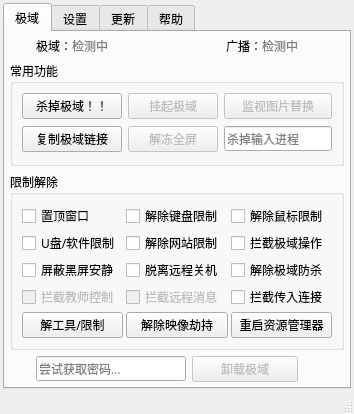
<?xml version="1.0" encoding="UTF-8"?>
<ui version="4.0">
 <class>NoTopDomain</class>
 <widget class="QMainWindow" name="NoTopDomain">
  <property name="geometry">
   <rect>
    <x>0</x>
    <y>0</y>
    <width>354</width>
    <height>414</height>
   </rect>
  </property>
  <property name="font">
   <font>
    <family>Microsoft YaHei</family>
    <pointsize>9</pointsize>
   </font>
  </property>
  <property name="windowTitle">
   <string>NoTopDomain</string>
  </property>
  <widget class="QWidget" name="centralwidget">
   <layout class="QGridLayout" name="gridLayout">
    <property name="leftMargin">
     <number>3</number>
    </property>
    <property name="topMargin">
     <number>3</number>
    </property>
    <property name="rightMargin">
     <number>3</number>
    </property>
    <property name="bottomMargin">
     <number>3</number>
    </property>
    <property name="spacing">
     <number>3</number>
    </property>
    <item row="0" column="0" colspan="2">
     <widget class="QTabWidget" name="PigeonGames">
      <property name="currentIndex">
       <number>0</number>
      </property>
      <widget class="QWidget" name="tab">
       <attribute name="title">
        <string>极域</string>
       </attribute>
       <layout class="QGridLayout" name="gridLayout_4">
        <property name="leftMargin">
         <number>5</number>
        </property>
        <property name="topMargin">
         <number>5</number>
        </property>
        <property name="rightMargin">
         <number>5</number>
        </property>
        <property name="bottomMargin">
         <number>5</number>
        </property>
        <item row="0" column="0">
         <widget class="QLabel" name="label_6">
          <property name="maximumSize">
           <size>
            <width>20</width>
            <height>16777215</height>
           </size>
          </property>
          <property name="text">
           <string/>
          </property>
         </widget>
        </item>
        <item row="3" column="2">
         <widget class="QPushButton" name="UninstallTopDomain">
          <property name="enabled">
           <bool>false</bool>
          </property>
          <property name="text">
           <string>卸载极域</string>
          </property>
         </widget>
        </item>
        <item row="0" column="1">
         <widget class="QLabel" name="StudentRunning">
          <property name="minimumSize">
           <size>
            <width>150</width>
            <height>0</height>
           </size>
          </property>
          <property name="text">
           <string>极域：&lt;span style=&quot;color:grey&quot;&gt;检测中&lt;/span&gt;</string>
          </property>
          <property name="margin">
           <number>0</number>
          </property>
         </widget>
        </item>
        <item row="1" column="0" colspan="4">
         <widget class="QGroupBox" name="groupBox">
          <property name="title">
           <string>常用功能</string>
          </property>
          <property name="flat">
           <bool>false</bool>
          </property>
          <layout class="QGridLayout" name="gridLayout_2" rowstretch="1,1" columnstretch="1,1,1,0">
           <property name="verticalSpacing">
            <number>7</number>
           </property>
           <item row="1" column="1">
            <widget class="QPushButton" name="GBWindowed">
             <property name="enabled">
              <bool>false</bool>
             </property>
             <property name="maximumSize">
              <size>
               <width>16777215</width>
               <height>16777215</height>
              </size>
             </property>
             <property name="text">
              <string>解冻全屏</string>
             </property>
             <property name="autoDefault">
              <bool>false</bool>
             </property>
             <property name="flat">
              <bool>false</bool>
             </property>
            </widget>
           </item>
           <item row="1" column="0">
            <widget class="QPushButton" name="CopyLink">
             <property name="text">
              <string>复制极域链接</string>
             </property>
            </widget>
           </item>
           <item row="0" column="0">
            <widget class="QPushButton" name="KillTD">
             <property name="minimumSize">
              <size>
               <width>100</width>
               <height>0</height>
              </size>
             </property>
             <property name="text">
              <string>杀掉极域！！</string>
             </property>
            </widget>
           </item>
           <item row="0" column="1">
            <widget class="QPushButton" name="HangUpTD">
             <property name="enabled">
              <bool>false</bool>
             </property>
             <property name="sizePolicy">
              <sizepolicy hsizetype="Minimum" vsizetype="Fixed">
               <horstretch>0</horstretch>
               <verstretch>0</verstretch>
              </sizepolicy>
             </property>
             <property name="maximumSize">
              <size>
               <width>16777215</width>
               <height>16777215</height>
              </size>
             </property>
             <property name="text">
              <string>挂起极域</string>
             </property>
            </widget>
           </item>
           <item row="0" column="2" colspan="2">
            <widget class="QPushButton" name="pushButton_6">
             <property name="enabled">
              <bool>false</bool>
             </property>
             <property name="sizePolicy">
              <sizepolicy hsizetype="Minimum" vsizetype="Fixed">
               <horstretch>0</horstretch>
               <verstretch>0</verstretch>
              </sizepolicy>
             </property>
             <property name="text">
              <string>监视图片替换</string>
             </property>
            </widget>
           </item>
           <item row="1" column="2" colspan="2">
            <widget class="QLineEdit" name="KillSome">
             <property name="enabled">
              <bool>true</bool>
             </property>
             <property name="sizePolicy">
              <sizepolicy hsizetype="Fixed" vsizetype="Fixed">
               <horstretch>0</horstretch>
               <verstretch>0</verstretch>
              </sizepolicy>
             </property>
             <property name="minimumSize">
              <size>
               <width>0</width>
               <height>0</height>
              </size>
             </property>
             <property name="maximumSize">
              <size>
               <width>120</width>
               <height>16777215</height>
              </size>
             </property>
             <property name="placeholderText">
              <string>杀掉输入进程</string>
             </property>
            </widget>
           </item>
          </layout>
         </widget>
        </item>
        <item row="0" column="2">
         <widget class="QLabel" name="GBing">
          <property name="layoutDirection">
           <enum>Qt::LeftToRight</enum>
          </property>
          <property name="text">
           <string>广播：&lt;span style=&quot;color:grey&quot;&gt;检测中&lt;/span&gt;</string>
          </property>
          <property name="alignment">
           <set>Qt::AlignRight|Qt::AlignTrailing|Qt::AlignVCenter</set>
          </property>
          <property name="margin">
           <number>0</number>
          </property>
         </widget>
        </item>
        <item row="0" column="3">
         <widget class="QLabel" name="label_5">
          <property name="maximumSize">
           <size>
            <width>40</width>
            <height>16777215</height>
           </size>
          </property>
          <property name="text">
           <string/>
          </property>
         </widget>
        </item>
        <item row="2" column="0" colspan="4">
         <widget class="QGroupBox" name="groupBox_2">
          <property name="title">
           <string>限制解除</string>
          </property>
          <property name="flat">
           <bool>false</bool>
          </property>
          <layout class="QGridLayout" name="gridLayout_3">
           <property name="spacing">
            <number>3</number>
           </property>
           <item row="1" column="3">
            <widget class="QCheckBox" name="WebsiteYes">
             <property name="text">
              <string>解除网站限制</string>
             </property>
            </widget>
           </item>
           <item row="6" column="3">
            <widget class="QPushButton" name="NoImg">
             <property name="text">
              <string>解除映像劫持</string>
             </property>
            </widget>
           </item>
           <item row="0" column="3">
            <widget class="QCheckBox" name="KeyboardYes">
             <property name="text">
              <string>解除键盘限制</string>
             </property>
            </widget>
           </item>
           <item row="6" column="1">
            <widget class="QPushButton" name="ToolsYes">
             <property name="text">
              <string>解工具/限制</string>
             </property>
            </widget>
           </item>
           <item row="2" column="3">
            <widget class="QCheckBox" name="NoShutdown">
             <property name="text">
              <string>脱离远程关机</string>
             </property>
            </widget>
           </item>
           <item row="0" column="5">
            <widget class="QCheckBox" name="MouseYes">
             <property name="text">
              <string>解除鼠标限制</string>
             </property>
            </widget>
           </item>
           <item row="6" column="5">
            <widget class="QPushButton" name="RestartExplorer">
             <property name="text">
              <string>重启资源管理器</string>
             </property>
            </widget>
           </item>
           <item row="0" column="1">
            <widget class="QCheckBox" name="IamTop">
             <property name="text">
              <string>置顶窗口</string>
             </property>
            </widget>
           </item>
           <item row="1" column="1">
            <widget class="QCheckBox" name="USBYes">
             <property name="text">
              <string>U盘/软件限制</string>
             </property>
            </widget>
           </item>
           <item row="1" column="5">
            <widget class="QCheckBox" name="NoRemoteRun">
             <property name="enabled">
              <bool>true</bool>
             </property>
             <property name="text">
              <string>拦截极域操作</string>
             </property>
            </widget>
           </item>
           <item row="3" column="5">
            <widget class="QCheckBox" name="NoControl">
             <property name="text">
              <string>拦截传入连接</string>
             </property>
            </widget>
           </item>
           <item row="2" column="5">
            <widget class="QCheckBox" name="UnlockTDHook">
             <property name="text">
              <string>解除极域防杀</string>
             </property>
            </widget>
           </item>
           <item row="2" column="1">
            <widget class="QCheckBox" name="NoBlackScreen">
             <property name="text">
              <string>屏蔽黑屏安静</string>
             </property>
            </widget>
           </item>
           <item row="3" column="3">
            <widget class="QCheckBox" name="NoMessage">
             <property name="enabled">
              <bool>false</bool>
             </property>
             <property name="text">
              <string>拦截远程消息</string>
             </property>
            </widget>
           </item>
           <item row="3" column="1">
            <widget class="QCheckBox" name="NoMonitor">
             <property name="enabled">
              <bool>false</bool>
             </property>
             <property name="text">
              <string>拦截教师控制</string>
             </property>
            </widget>
           </item>
          </layout>
         </widget>
        </item>
        <item row="3" column="1">
         <widget class="QLineEdit" name="TDPasswd">
          <property name="sizePolicy">
           <sizepolicy hsizetype="Minimum" vsizetype="Fixed">
            <horstretch>0</horstretch>
            <verstretch>0</verstretch>
           </sizepolicy>
          </property>
          <property name="readOnly">
           <bool>true</bool>
          </property>
          <property name="placeholderText">
           <string>尝试获取密码...</string>
          </property>
         </widget>
        </item>
       </layout>
      </widget>
      <widget class="QWidget" name="tab_3">
       <attribute name="title">
        <string>设置</string>
       </attribute>
       <layout class="QGridLayout" name="gridLayout_6">
        <property name="leftMargin">
         <number>10</number>
        </property>
        <property name="topMargin">
         <number>10</number>
        </property>
        <property name="rightMargin">
         <number>10</number>
        </property>
        <property name="bottomMargin">
         <number>10</number>
        </property>
        <item row="3" column="0" colspan="2">
         <widget class="QGroupBox" name="groupBox_4">
          <property name="title">
           <string>快捷键配置</string>
          </property>
          <property name="flat">
           <bool>false</bool>
          </property>
          <layout class="QHBoxLayout" name="horizontalLayout">
           <item>
            <layout class="QFormLayout" name="formLayout">
             <property name="horizontalSpacing">
              <number>4</number>
             </property>
             <property name="verticalSpacing">
              <number>4</number>
             </property>
             <item row="0" column="0">
              <widget class="QLabel" name="label">
               <property name="text">
                <string>唤起窗口</string>
               </property>
              </widget>
             </item>
             <item row="0" column="1">
              <widget class="QLineEdit" name="showWindowHotKey"/>
             </item>
             <item row="1" column="0">
              <widget class="QLabel" name="label_4">
               <property name="text">
                <string>杀掉当前窗口</string>
               </property>
              </widget>
             </item>
             <item row="1" column="1">
              <widget class="QLineEdit" name="killFocusHotKey"/>
             </item>
             <item row="2" column="0">
              <widget class="QLabel" name="label_7">
               <property name="text">
                <string>窗口化切换</string>
               </property>
              </widget>
             </item>
             <item row="2" column="1">
              <widget class="QLineEdit" name="GBWindowSwitchHotKey"/>
             </item>
            </layout>
           </item>
           <item>
            <widget class="Line" name="line">
             <property name="orientation">
              <enum>Qt::Vertical</enum>
             </property>
            </widget>
           </item>
           <item>
            <layout class="QFormLayout" name="formLayout_2">
             <property name="horizontalSpacing">
              <number>4</number>
             </property>
             <property name="verticalSpacing">
              <number>4</number>
             </property>
             <item row="0" column="0">
              <widget class="QLabel" name="label_2">
               <property name="text">
                <string>隐藏当前窗口</string>
               </property>
              </widget>
             </item>
             <item row="0" column="1">
              <widget class="QLineEdit" name="TSKHotKey"/>
             </item>
             <item row="1" column="0">
              <widget class="QLabel" name="label_3">
               <property name="text">
                <string>置顶当前窗口</string>
               </property>
              </widget>
             </item>
             <item row="1" column="1">
              <widget class="QLineEdit" name="topFocusHotKey"/>
             </item>
             <item row="2" column="0">
              <widget class="QLabel" name="label_8">
               <property name="text">
                <string>恢复广播全屏</string>
               </property>
              </widget>
             </item>
             <item row="2" column="1">
              <widget class="QLineEdit" name="ForceFullHotKey"/>
             </item>
            </layout>
           </item>
          </layout>
         </widget>
        </item>
        <item row="8" column="0">
         <widget class="QPushButton" name="pushButton_2">
          <property name="text">
           <string>保存</string>
          </property>
         </widget>
        </item>
        <item row="8" column="1">
         <widget class="QPushButton" name="reStart">
          <property name="text">
           <string>重启程序以应用设置</string>
          </property>
         </widget>
        </item>
        <item row="4" column="0" colspan="2">
         <spacer name="verticalSpacer">
          <property name="orientation">
           <enum>Qt::Vertical</enum>
          </property>
          <property name="sizeHint" stdset="0">
           <size>
            <width>20</width>
            <height>40</height>
           </size>
          </property>
         </spacer>
        </item>
        <item row="0" column="0" colspan="2">
         <widget class="QGroupBox" name="groupBox_3">
          <property name="title">
           <string>基础设置</string>
          </property>
          <property name="flat">
           <bool>false</bool>
          </property>
          <layout class="QGridLayout" name="gridLayout_5">
           <property name="horizontalSpacing">
            <number>0</number>
           </property>
           <property name="verticalSpacing">
            <number>2</number>
           </property>
           <item row="3" column="0">
            <widget class="QCheckBox" name="checkBox_7">
             <property name="text">
              <string>禁止极域置顶</string>
             </property>
            </widget>
           </item>
           <item row="9" column="2">
            <widget class="QLabel" name="label_16">
             <property name="text">
              <string>窗口不透明度  </string>
             </property>
            </widget>
           </item>
           <item row="3" column="3">
            <widget class="QCheckBox" name="checkBox_6">
             <property name="text">
              <string>拦截时不弹窗</string>
             </property>
            </widget>
           </item>
           <item row="1" column="3" colspan="2">
            <widget class="QCheckBox" name="checkBox_4">
             <property name="text">
              <string>允许教师截屏</string>
             </property>
             <property name="checked">
              <bool>false</bool>
             </property>
            </widget>
           </item>
           <item row="2" column="3" colspan="2">
            <widget class="QCheckBox" name="checkBox_5">
             <property name="text">
              <string>禁用随机窗口名</string>
             </property>
            </widget>
           </item>
           <item row="1" column="0">
            <widget class="QCheckBox" name="checkBox">
             <property name="text">
              <string>隐藏托盘</string>
             </property>
            </widget>
           </item>
           <item row="9" column="0">
            <widget class="QLabel" name="label_17">
             <property name="sizePolicy">
              <sizepolicy hsizetype="Fixed" vsizetype="Preferred">
               <horstretch>0</horstretch>
               <verstretch>0</verstretch>
              </sizepolicy>
             </property>
             <property name="text">
              <string>杀进程方案:</string>
             </property>
            </widget>
           </item>
           <item row="12" column="0" colspan="5">
            <layout class="QHBoxLayout" name="horizontalLayout_5">
             <item>
              <widget class="QRadioButton" name="radioButton">
               <property name="text">
                <string>TermProc</string>
               </property>
              </widget>
             </item>
             <item>
              <widget class="QRadioButton" name="radioButton_3">
               <property name="enabled">
                <bool>true</bool>
               </property>
               <property name="text">
                <string>TermThr</string>
               </property>
              </widget>
             </item>
             <item>
              <widget class="QRadioButton" name="radioButton_2">
               <property name="text">
                <string>ntsd.exe</string>
               </property>
              </widget>
             </item>
            </layout>
           </item>
           <item row="1" column="2">
            <widget class="QCheckBox" name="checkBox_3">
             <property name="text">
              <string>禁用QSS</string>
             </property>
            </widget>
           </item>
           <item row="2" column="0" colspan="3">
            <widget class="QCheckBox" name="checkBox_2">
             <property name="text">
              <string>修改窗口化时自缩放</string>
             </property>
            </widget>
           </item>
           <item row="9" column="3" colspan="2">
            <widget class="QSlider" name="horizontalSlider">
             <property name="orientation">
              <enum>Qt::Horizontal</enum>
             </property>
            </widget>
           </item>
           <item row="9" column="1">
            <widget class="Line" name="line_3">
             <property name="orientation">
              <enum>Qt::Vertical</enum>
             </property>
            </widget>
           </item>
          </layout>
         </widget>
        </item>
       </layout>
      </widget>
      <widget class="QWidget" name="tab_2">
       <attribute name="title">
        <string>更新</string>
       </attribute>
       <layout class="QGridLayout" name="gridLayout_7">
        <item row="7" column="0" colspan="3">
         <widget class="QProgressBar" name="progressBar">
          <property name="enabled">
           <bool>false</bool>
          </property>
          <property name="sizePolicy">
           <sizepolicy hsizetype="Expanding" vsizetype="Maximum">
            <horstretch>0</horstretch>
            <verstretch>0</verstretch>
           </sizepolicy>
          </property>
          <property name="value">
           <number>0</number>
          </property>
          <property name="textVisible">
           <bool>true</bool>
          </property>
         </widget>
        </item>
        <item row="3" column="0" colspan="3">
         <widget class="QPlainTextEdit" name="plainTextEdit">
          <property name="readOnly">
           <bool>true</bool>
          </property>
          <property name="plainText">
           <string>获取中...</string>
          </property>
         </widget>
        </item>
        <item row="5" column="0">
         <widget class="QLabel" name="label_13">
          <property name="text">
           <string>更新包信息：</string>
          </property>
         </widget>
        </item>
        <item row="1" column="0" colspan="3">
         <widget class="Line" name="line_2">
          <property name="orientation">
           <enum>Qt::Horizontal</enum>
          </property>
         </widget>
        </item>
        <item row="0" column="2">
         <widget class="QLabel" name="label_10">
          <property name="text">
           <string>当前版本：</string>
          </property>
         </widget>
        </item>
        <item row="0" column="0" colspan="2">
         <widget class="QLabel" name="label_9">
          <property name="text">
           <string>最新版本：获取中...</string>
          </property>
         </widget>
        </item>
        <item row="4" column="0">
         <widget class="QLabel" name="label_14">
          <property name="text">
           <string>&lt;a href=&quot;https://github.com/lyxofficial/NoTopDomain/releases&quot;&gt;查看历史版本&lt;/a&gt;</string>
          </property>
          <property name="openExternalLinks">
           <bool>true</bool>
          </property>
         </widget>
        </item>
        <item row="8" column="0" colspan="3">
         <widget class="QWidget" name="widget" native="true">
          <layout class="QHBoxLayout" name="horizontalLayout_2">
           <property name="leftMargin">
            <number>0</number>
           </property>
           <property name="topMargin">
            <number>0</number>
           </property>
           <property name="rightMargin">
            <number>0</number>
           </property>
           <property name="bottomMargin">
            <number>0</number>
           </property>
           <item>
            <widget class="QLabel" name="label_15">
             <property name="text">
              <string>新版下载完毕</string>
             </property>
            </widget>
           </item>
           <item>
            <widget class="QPushButton" name="pushButton_3">
             <property name="enabled">
              <bool>false</bool>
             </property>
             <property name="text">
              <string>重启并应用更新</string>
             </property>
            </widget>
           </item>
           <item>
            <widget class="QPushButton" name="pushButton_4">
             <property name="text">
              <string>打开下载位置</string>
             </property>
            </widget>
           </item>
          </layout>
         </widget>
        </item>
        <item row="2" column="0">
         <widget class="QLabel" name="label_12">
          <property name="text">
           <string>更新日志：</string>
          </property>
         </widget>
        </item>
        <item row="6" column="2">
         <widget class="QPushButton" name="pushButton">
          <property name="enabled">
           <bool>false</bool>
          </property>
          <property name="text">
           <string>下载更新包</string>
          </property>
         </widget>
        </item>
        <item row="6" column="0">
         <widget class="QLabel" name="label_11">
          <property name="enabled">
           <bool>false</bool>
          </property>
          <property name="text">
           <string>大小：获取中...</string>
          </property>
         </widget>
        </item>
       </layout>
      </widget>
      <widget class="QWidget" name="tab_5">
       <attribute name="title">
        <string>帮助</string>
       </attribute>
       <layout class="QVBoxLayout" name="verticalLayout">
        <property name="leftMargin">
         <number>5</number>
        </property>
        <property name="topMargin">
         <number>5</number>
        </property>
        <property name="rightMargin">
         <number>5</number>
        </property>
        <property name="bottomMargin">
         <number>5</number>
        </property>
        <item>
         <widget class="QTextBrowser" name="textBrowser">
          <property name="openExternalLinks">
           <bool>true</bool>
          </property>
         </widget>
        </item>
       </layout>
      </widget>
     </widget>
    </item>
   </layout>
  </widget>
  <widget class="QMenuBar" name="menubar">
   <property name="geometry">
    <rect>
     <x>0</x>
     <y>0</y>
     <width>354</width>
     <height>23</height>
    </rect>
   </property>
  </widget>
  <widget class="QStatusBar" name="statusbar"/>
  <action name="action1">
   <property name="text">
    <string>1</string>
   </property>
  </action>
  <action name="action_1">
   <property name="text">
    <string>关于</string>
   </property>
  </action>
  <action name="action_2">
   <property name="text">
    <string>设置</string>
   </property>
  </action>
  <action name="action_3">
   <property name="text">
    <string>启动TSK</string>
   </property>
  </action>
  <action name="action_4">
   <property name="text">
    <string>运行...</string>
   </property>
  </action>
  <action name="action_5">
   <property name="text">
    <string>映像劫持</string>
   </property>
  </action>
 </widget>
 <resources/>
 <connections/>
</ui>
